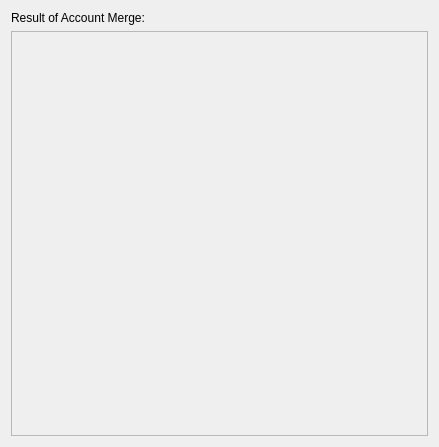
<?xml version="1.0" encoding="UTF-8"?>
<ui version="4.0">
 <comment>This file is part of the xTuple ERP: PostBooks Edition, a free and
open source Enterprise Resource Planning software suite,
Copyright (c) 1999-2019 by OpenMFG LLC, d/b/a xTuple.
It is licensed to you under the Common Public Attribution License
version 1.0, the full text of which (including xTuple-specific Exhibits)
is available at www.xtuple.com/CPAL.  By using this software, you agree
to be bound by its terms.</comment>
 <class>crmaccountMergeResultPage</class>
 <widget class="QWizardPage" name="crmaccountMergeResultPage">
  <property name="geometry">
   <rect>
    <x>0</x>
    <y>0</y>
    <width>439</width>
    <height>447</height>
   </rect>
  </property>
  <property name="windowTitle">
   <string>WizardPage</string>
  </property>
  <property name="title">
   <string>Result of Merge</string>
  </property>
  <layout class="QGridLayout" name="gridLayout">
   <item row="0" column="0" colspan="2">
    <widget class="XLabel" name="_targetResultLit">
     <property name="text">
      <string>Result of Account Merge:</string>
     </property>
    </widget>
   </item>
   <item row="1" column="0" colspan="2">
    <widget class="QScrollArea" name="_resultScrollArea">
     <property name="sizePolicy">
      <sizepolicy hsizetype="Expanding" vsizetype="Expanding">
       <horstretch>0</horstretch>
       <verstretch>4</verstretch>
      </sizepolicy>
     </property>
     <property name="widgetResizable">
      <bool>true</bool>
     </property>
     <widget class="QWidget" name="_resultScrollAreaContents">
      <property name="geometry">
       <rect>
        <x>0</x>
        <y>0</y>
        <width>417</width>
        <height>304</height>
       </rect>
      </property>
      <layout class="QVBoxLayout" name="verticalLayout"/>
     </widget>
    </widget>
   </item>
  </layout>
 </widget>
 <customwidgets>
  <customwidget>
   <class>XLabel</class>
   <extends>QLabel</extends>
   <header>xlabel.h</header>
  </customwidget>
  <customwidget>
   <class>XTreeWidget</class>
   <extends>QTreeWidget</extends>
   <header>xtreewidget.h</header>
   <container>1</container>
  </customwidget>
 </customwidgets>
 <resources/>
 <connections/>
</ui>
